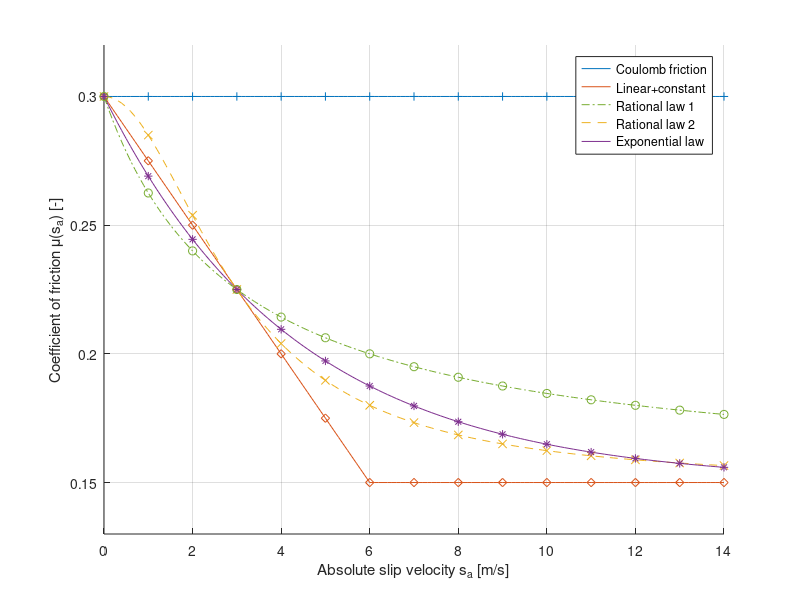

This chart was generated by the following MATLAB code: (Note: this script raises an error after producing the figure.)

print_fig = 1;

fkin = 0.15;
fslp = 0.15;
shlf = 3;
s  = [0:0.1:14];
ix = [1:10:141];

f1 = fkin + fslp * ones(size(s));
f2 = fkin + fslp * max(0, 1-s/(2*shlf));
f3 = fkin + fslp ./ (1 + s/shlf);
f4 = fkin + fslp ./ (1 + (s/shlf).^2);
f5 = fkin + fslp * exp(-log(2)*s/shlf);

figure(1); clf; hold on;

l = plot(s, [f1; f2; f4; f5; f3]);
set(l(3), 'linestyle', '--');
set(l(5), 'linestyle', '-.');

xlabel('Absolute slip velocity s_a [m/s]');
ylabel('Coefficient of friction \mu(s_a) [-]');
axis([0 14 0.13 0.32]);
grid on;

set(gca,'colororderindex',1);
plot(s(ix), f1(ix), '+');
plot(s(ix), f2(ix), 'd');
plot(s(ix), f4(ix), 'x');
plot(s(ix), f5(ix), '*');
plot(s(ix), f3(ix), 'o');

[lg,ln] = legend(l([1,2,5,3,4]), 'Coulomb friction', 'Linear+constant', ...
        'Rational law 1', 'Rational law 2', 'Exponential law', ...
        'location','northeast');

set(ln(7), 'marker','+');
set(ln(9), 'marker','d');
set(ln(11), 'marker','o');
set(ln(13), 'marker','x');
set(ln(15), 'marker','*');

text(0.95, 0.625, '\mu_{kin} = 0.15, \mu_1 = 0.15, s_{hlf} = 3 m/s', ...
                'units','normalized', 'horizontalalignment','right');

if (print_fig)
   print -djpeg95 fric_laws.jpg
end

